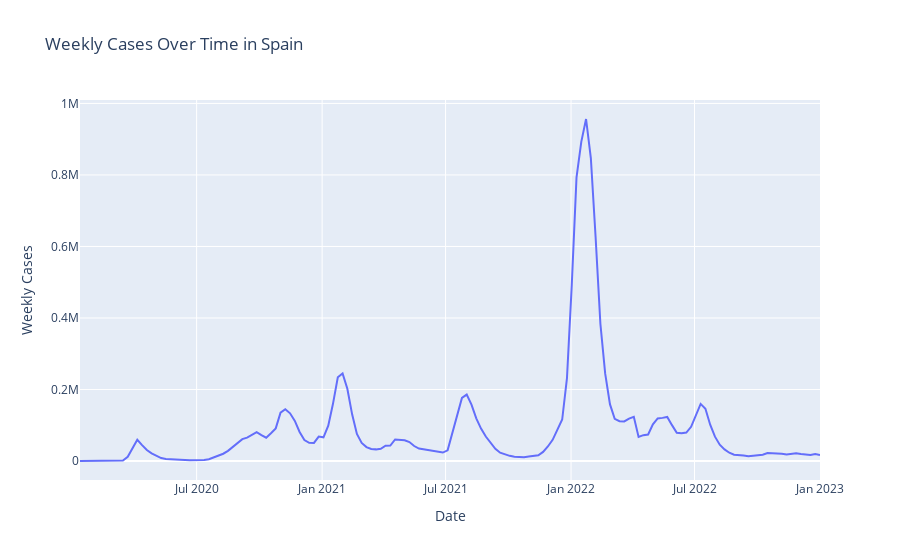

Source (notebook cell):
### Code cell
spain_data = weekly_df[weekly_df['location'] == 'Spain']
fig = px.line(spain_data, x='date', y='weekly_cases', title='Weekly Cases Over Time in Spain', labels={'weekly_cases': 'Weekly Cases', 'date': 'Date'})
fig.show()

### Figure 1 — Plotly figure (JSON) as saved in the notebook; plotly's stock layout.template omitted (floating-point values rounded to 4 significant figures; data arrays with more than 128 entries replaced by an {"elided": "..."} marker saying what was removed)
{"data": [{"hovertemplate": "Date=%{x}<br>Weekly Cases=%{y}<extra></extra>", "legendgroup": "", "line": {"color": "#636efa", "dash": "solid"}, "marker": {"symbol": "circle"}, "mode": "lines", "name": "", "orientation": "v", "showlegend": false, "type": "scatter", "x": {"elided": "156 str values"}, "xaxis": "x", "y": {"elided": "156 float values"}, "yaxis": "y"}], "layout": {"legend": {"tracegroupgap": 0}, "title": {"text": "Weekly Cases Over Time in Spain"}, "xaxis": {"anchor": "y", "domain": [0, 1], "title": {"text": "Date"}}, "yaxis": {"anchor": "x", "domain": [0, 1], "title": {"text": "Weekly Cases"}}}}
